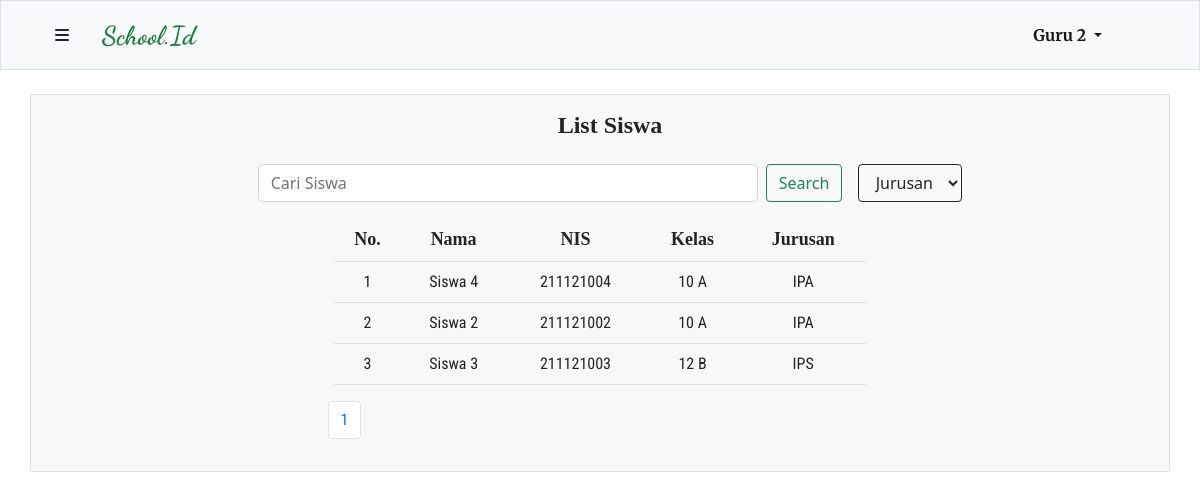
The page /php/siswa.php (signed in) on the database its author committed.
### tables this page shows
CREATE TABLE `guru` (
  `id` int(10) UNSIGNED NOT NULL,
  `nama_guru` varchar(200) NOT NULL,
  `NIG` char(9) NOT NULL,
  `mapel_id` int(10) UNSIGNED NOT NULL,
  `user_id` int(10) UNSIGNED NOT NULL
);

CREATE TABLE `siswa` (
  `id` int(10) UNSIGNED NOT NULL,
  `nama_siswa` varchar(200) NOT NULL,
  `NIS` char(9) NOT NULL,
  `kelas_id` int(10) UNSIGNED NOT NULL,
  `user_id` int(10) UNSIGNED NOT NULL
);

CREATE TABLE `kelas` (
  `id` int(10) UNSIGNED NOT NULL,
  `nama_kelas` varchar(12) NOT NULL,
  `jurusan` enum('IPA','IPS') DEFAULT NULL,
  `wali_kelas` int(10) UNSIGNED DEFAULT NULL
);

### php/function.php (called while the page is built, shortened)
<?php
$connection = mysqli_connect("localhost","root","","tubes");
function show($query) {
    global $connection;
    $box = [];
    $result = mysqli_query($connection, $query);
    while($row = mysqli_fetch_assoc($result)) {
        $box[] = $row;
    }
    return $box;
}
?>

### php/siswa.php (the view, shortened to what this page needs)
<?php
require 'function.php';
$totalData = count(show("SELECT siswa.id as id, siswa.nama_siswa as nama, siswa.NIS as nis, kelas.nama_kelas as kelas, kelas.jurusan as jurusan FROM siswa JOIN kelas ON siswa.kelas_id = kelas.id ")) ;
$dataPerhalaman = 5;
if (isset($_GET["page"])) {
    $halamanAktif = $_GET["page"];
} else {
    $halamanAktif = 1;
}
$dataAwal = ($halamanAktif * $dataPerhalaman) - $dataPerhalaman;
$siswa = show("SELECT siswa.id as id, siswa.nama_siswa as nama, siswa.NIS as nis, kelas.nama_kelas as kelas, kelas.jurusan as jurusan FROM siswa JOIN kelas ON siswa.kelas_id = kelas.id LIMIT $dataAwal, $dataPerhalaman ");
$i = $dataAwal + 1;
?>
<!DOCTYPE html>
<html lang="en">
<head>
    <link href="https://cdn.jsdelivr.net/npm/bootstrap@5.1.3/dist/css/bootstrap.min.css" rel="stylesheet">
    <link rel="stylesheet" href="style/navbar.css">
    <link rel="stylesheet" href="style/template.css">
</head>
<body>
   <?php include 'navbar.php' ?>
    <div class="container my-4 px-4 py-3 table-data border">
        <div class="table-title">
          <h4>List Siswa</h4>
        </div>
        <form class="d-flex search my-3 mx-auto" method="POST">
          <input class="form-control me-2" type="search" placeholder="Cari Siswa" aria-label="Search" name="keyword" autocomplete="off">
          <button class="btn btn-outline-success" type="submit" name="find">Search</button>
          <select class="btn ms-3 btn-outline-dark" name="filter" id="">
            <option value="">Jurusan</option>
          </select>
        </form>
        <div class="container-fluid mt-3">
          <table class="mx-auto table">
            <tr class="thead">
              <td class="table-header">No. </td>
              <td class="table-header">Nama</td>
              <td class="table-header">NIS</td>
              <td class="table-header">Kelas</td>
              <td class="table-header">Jurusan</td>
            </tr>
            <?php foreach($siswa as $ssw) : ?>
                <tr class="tbody">
                    <td class="table-body"><?=$i?></td>
                    <td class="table-body"><?=$ssw["nama"] ?></td>
                    <td class="table-body"><?=$ssw["nis"]?></td>
                    <td class="table-body"><?=$ssw["kelas"]?></td>
                    <td class="table-body"><?=$ssw["jurusan"]?></td>
                </tr>
            <?php $i++ ?>
            <?php endforeach ; ?>
          </table>
        </div>
        <?php include 'pagination.php' ?>
    </div>
</body>
</html>

### php/navbar.php (shortened to what this page needs)
<?php
$connection = mysqli_connect("localhost","root","","tubes");
$id = $_SESSION["userID"];
if(isset($_SESSION["admin"])) {
    $admin = mysqli_query($connection, "SELECT username FROM user WHERE id = $id");
    $data = mysqli_fetch_assoc($admin);
} elseif (isset($_SESSION["member"])) {
    if ($_SESSION["member"] === "siswa") {
            $namaSiswa = mysqli_query($connection, "SELECT * FROM siswa WHERE user_id = $id");
            $data = mysqli_fetch_assoc($namaSiswa);
            $navbarID = $data["kelas_id"];
            $navbar= show("SELECT mapel.* FROM siswa JOIN mapel_kelas ON mapel_kelas.kelas = siswa.kelas_id JOIN guru ON guru.id = mapel_kelas.guru JOIN mapel ON mapel.id = guru.mapel_id WHERE siswa.user_id = $id ORDER BY nama_mapel ASC");
    } else {
            $namaGuru = mysqli_query($connection, "SELECT * FROM guru WHERE user_id = $id");
            $data = mysqli_fetch_assoc($namaGuru);
    }
}
?>
    <nav class="navbar navbar-expand-lg navbar-light bg-light container-fluid border sticky-top">
        <div class="container navbar-head">
         <div class="logo">
            <button class="btn" type="button" data-bs-toggle="offcanvas" data-bs-target="#offcanvasRight" aria-controls="offcanvasRight"><i class="fas fa-bars"></i></button>
            <?php if(isset($_SESSION["admin"])) : ?>
                <a class="navbar-brand" href="admin.php">School.Id</a>
            <?php else : ?>
                <a class="navbar-brand" href="dashboard.php">School.Id</a>
            <?php endif ; ?>
         </div>
          <div class="login-register collapse navbar-collapse" id="navbarSupportedContent">
            <ul class="navbar-nav me-auto mb-2 mb-lg-0">
              <li class="nav-item dropdown">
                <a class="nav-link dropdown-toggle active me-5" href="" id="navbarDropdown" role="button" data-bs-toggle="dropdown" aria-expanded="false">
                    <?php if(isset($_SESSION["admin"])) : ?>
                         <?=$data["username"] ; ?>
                    <?php elseif($_SESSION["member"] === "siswa") :?>
                        <?=$data["nama_siswa"] ; ?>
                    <?php else :?>
                        <?=$data["nama_guru"] ; ?>
                    <?php endif ; ?>
                </a>
              </li>
            </ul>
          </div>
        </div>
    </nav>

### php/style/navbar.css (style rules this page uses)
* { margin: 0; padding: 0; box-sizing: border-box; }
.navbar { background-color: #f8f8f8; height: 70px; }
.navbar-brand { text-align: center; font-weight: 900 !important; font-size : 26px; margin: 0; padding: 0 20px; font-family: 'Dancing Script'; color: #1E7B40 !important; }
.navbar .logo { display: flex; text-align: center; }
.navbar .login-register { flex-grow: 0; font-family: 'Merriweather'; font-weight: bolder; }

### php/style/template.css (style rules this page uses)
* { margin: 0; padding: 0; box-sizing: border-box; }
.d-flex { align-items: center; justify-content: center; }
form { margin: 0 20px; }
.table-data { background-color: #f8f8f8; }
.search .form-control { margin: 0 20px; }
.form-control { max-width: 500px; width: 100%; }
.table-data table { width: 50%; text-align: center; }
.table-data .table-title { display: flex; justify-content: center; }
.table-data .table-title h4 { margin-left :20px; text-align: center; font-family: 'Merriweater'; font-weight: 900; }
.table-data .thead { font-family: 'Merriweater', serif !important; font-weight: bold; font-size: 18px; }
th, td { padding: 10px 5px; }
.table-data .table-body { font-family: 'Roboto Condensed', sans-serif;; }

### rows shown on the page
guru: nama_guru "Guru 2"
siswa: nama_siswa "Siswa 4", NIS "211121004", kelas.nama_kelas "10 A", kelas.jurusan "IPA"
siswa: nama_siswa "Siswa 2", NIS "211121002", kelas.nama_kelas "10 A", kelas.jurusan "IPA"
siswa: nama_siswa "Siswa 3", NIS "211121003", kelas.nama_kelas "12 B", kelas.jurusan "IPS"
